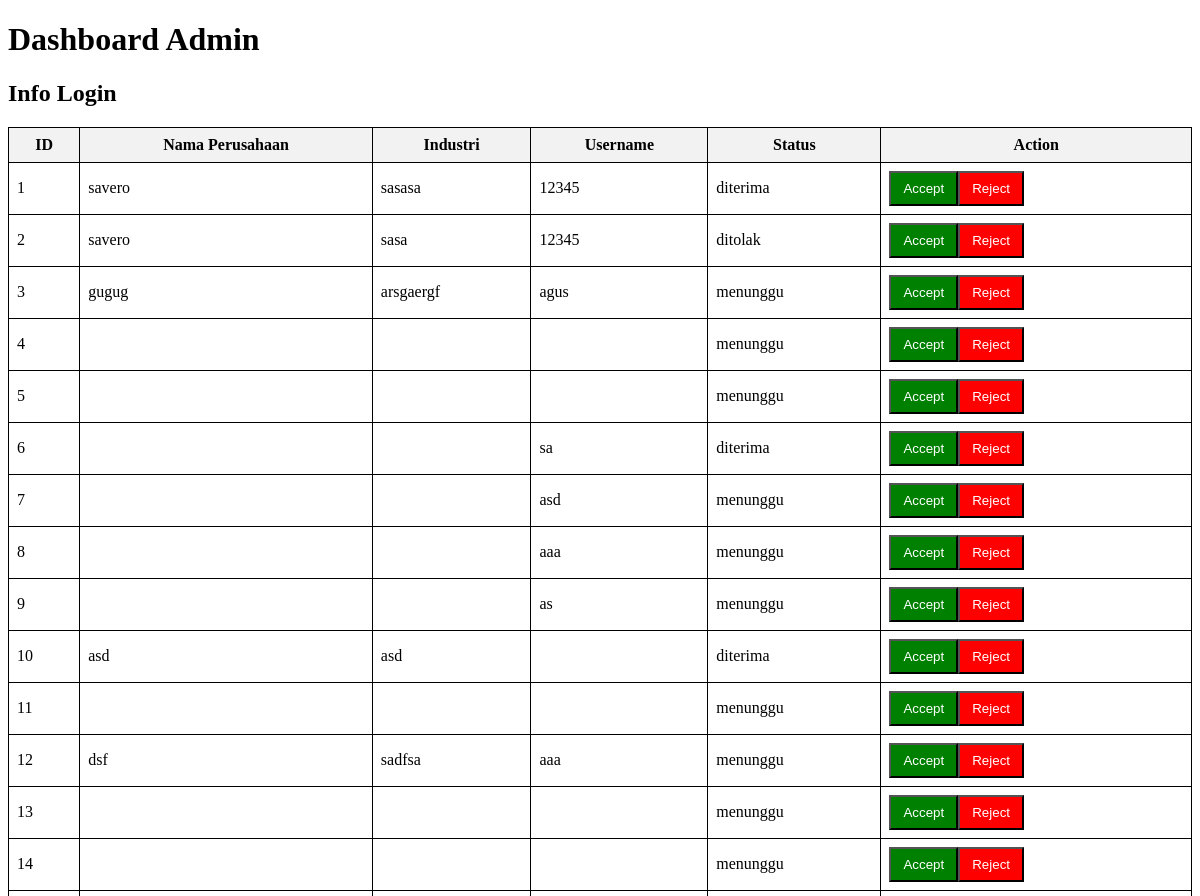
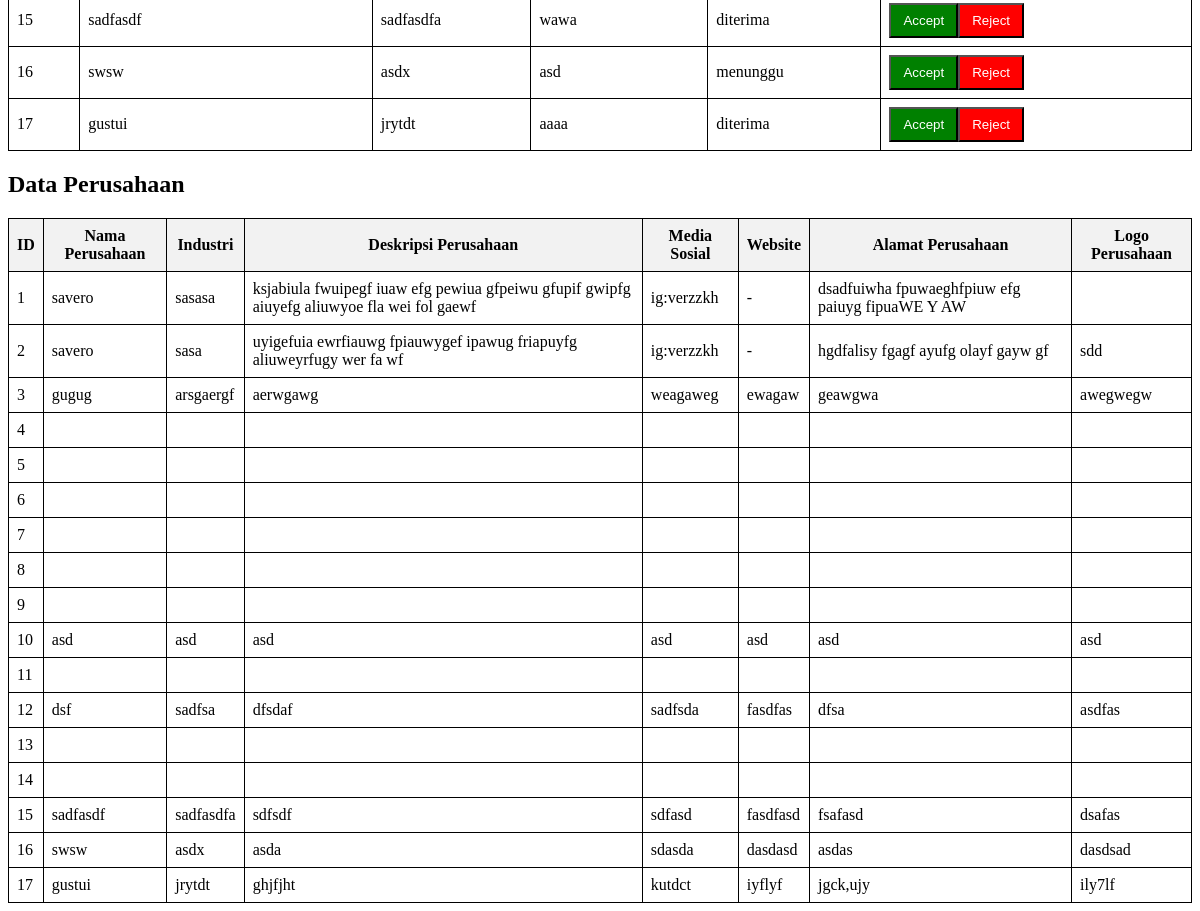
The page /tutor-master/php/Admin/dataPerusahaan.php (signed in) on the database as committed earlier (2 pictures, top to bottom).
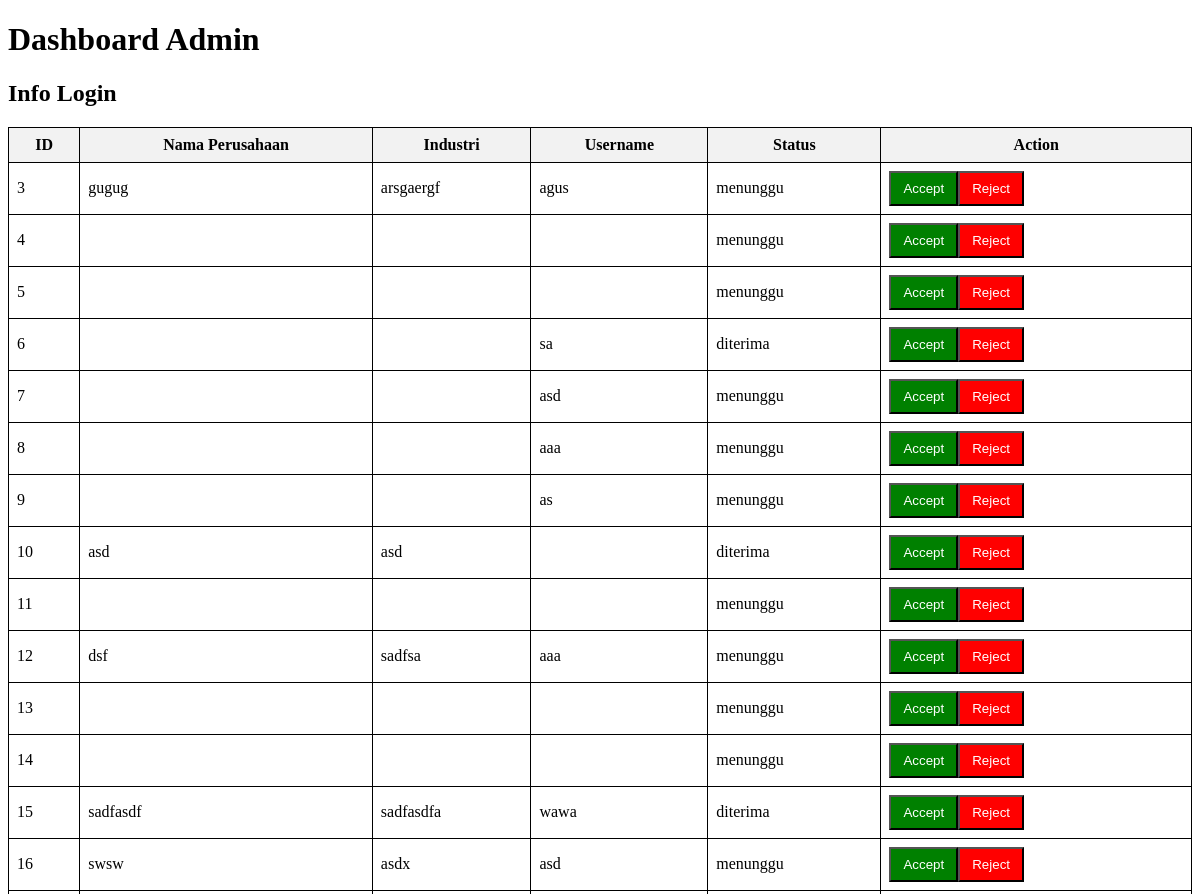
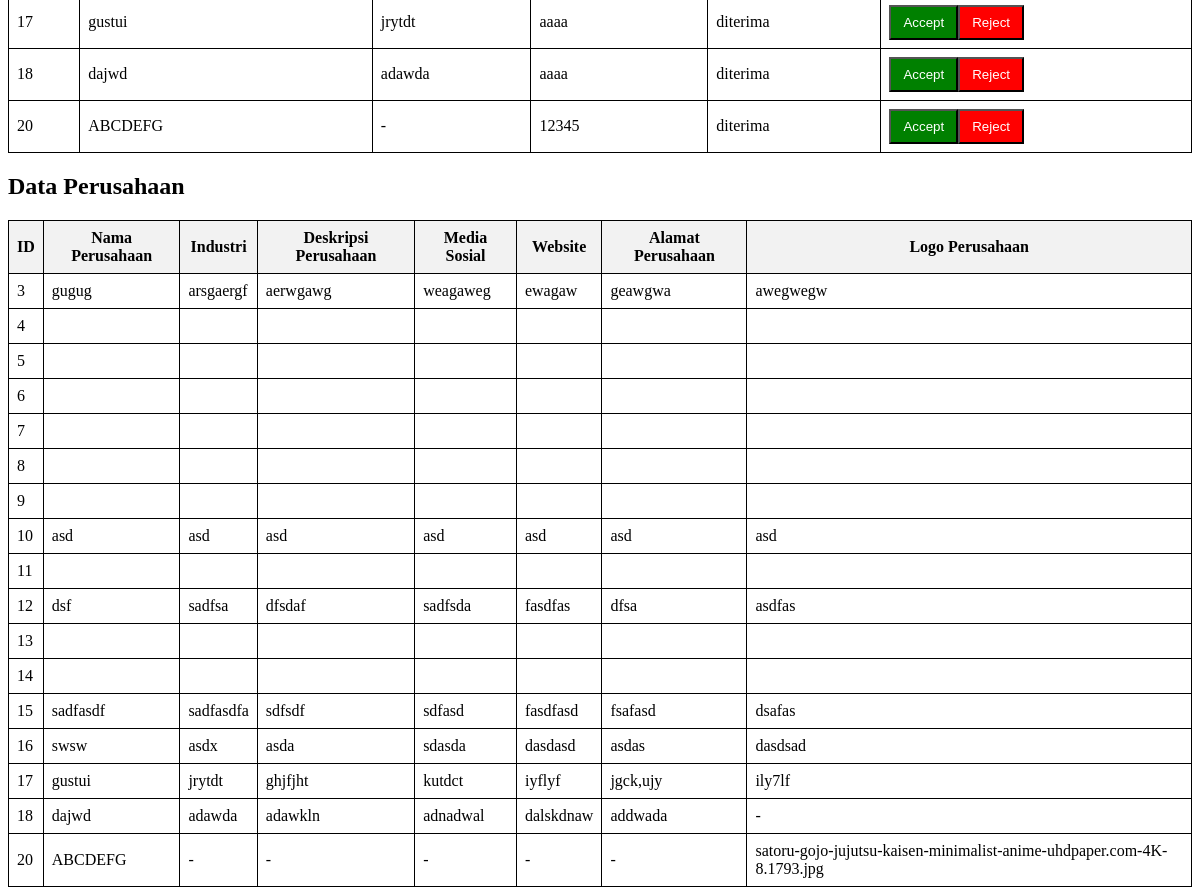
The same page on the database as committed later (2 pictures, top to bottom).
### tables this page shows
CREATE TABLE `users` (
  `id` int(11) NOT NULL,
  `nama_perusahaan` varchar(255) NOT NULL,
  `industri` varchar(255) NOT NULL,
  `deskripsi_perusahaan` text DEFAULT NULL,
  `media_sosial` varchar(255) DEFAULT NULL,
  `website` varchar(255) DEFAULT NULL,
  `alamat_perusahaan` text DEFAULT NULL,
  `logo_perusahaan` longblob DEFAULT NULL,
  `username` varchar(255) NOT NULL,
  `password` varchar(255) NOT NULL,
  `status` enum('menunggu','ditolak','diterima') DEFAULT 'menunggu'
);

### tutor-master/php/Admin/dataPerusahaan.php (the view, shortened to what this page needs)
<!DOCTYPE html>
<html lang="en">
<head>
    <link rel="stylesheet" href="css/StData.css">
</head>
<body>
    <h1>Dashboard Admin</h1>
    <h2>Info Login</h2>
    <table>
        <thead>
            <tr>
                <th>ID</th>
                <th>Nama Perusahaan</th>
                <th>Industri</th>
                <th>Username</th>
                <th>Status</th>
                <th>Action</th>
            </tr>
        </thead>
        <tbody>
            <?php
            include "koneksi.php";
            $sql = "SELECT * FROM users";
            $result = mysqli_query($koneksi, $sql);
            if (mysqli_num_rows($result) > 0) {
                while ($row = mysqli_fetch_assoc($result)) {
                    echo "<tr>";
                    echo "<td>" . $row['id'] . "</td>";
                    echo "<td>" . $row['nama_perusahaan'] . "</td>";
                    echo "<td>" . $row['industri'] . "</td>";
                    echo "<td>" . $row['username'] . "</td>";
                    echo "<td>" . $row['status'] . "</td>";
                    echo "<td>";
                    echo "<button class='btn btn-accept' onclick='acceptUser(" . $row['id'] . ")'>Accept</button>";
                    echo "<button class='btn btn-reject' onclick='rejectUser(" . $row['id'] . ")'>Reject</button>";
                    echo "</td>";
                    echo "</tr>";
                }
            } else {
                echo "<tr><td colspan='5'>Tidak ada data pengguna</td></tr>";
            }
            ?>
        </tbody>
    </table>
    <h2>Data Perusahaan</h2>
    <table>
  <thead>
    <tr>
      <th>ID</th>
      <th>Nama Perusahaan</th>
      <th>Industri</th>
      <th>Deskripsi Perusahaan</th>
      <th>Media Sosial</th>
      <th>Website</th>
      <th>Alamat Perusahaan</th>
      <th>Logo Perusahaan</th>
    </tr>
  </thead>
  <tbody>
    <?php
    include "koneksi.php";
    $query = "SELECT * FROM users";
    $result = mysqli_query($koneksi, $query);
    while ($row = mysqli_fetch_assoc($result)) {
      echo "<tr>";
      echo "<td>" . $row['id'] . "</td>";
      echo "<td>" . $row['nama_perusahaan'] . "</td>";
      echo "<td>" . $row['industri'] . "</td>";
      echo "<td>" . $row['deskripsi_perusahaan'] . "</td>";
      echo "<td>" . $row['media_sosial'] . "</td>";
      echo "<td>" . $row['website'] . "</td>";
      echo "<td>" . $row['alamat_perusahaan'] . "</td>";
      echo "<td>" . $row['logo_perusahaan'] . "</td>";
      echo "</tr>";
    }
    ?>
  </tbody>
</table>
</body>
</html>

Rows that differ between the two databases and show on the page:
removed users: id "1", nama_perusahaan "savero", industri "sasasa", username "12345", status "diterima", deskripsi_perusahaan "ksjabiula fwuipegf iuaw efg pewiua gfpeiwu gfupif gwipfg aiuyefg aliuwyoe fla wei fol gaewf", media_sosial "ig:verzzkh", website "-", alamat_perusahaan "dsadfuiwha fpuwaeghfpiuw efg paiuyg fipuaWE Y AW"
removed users: id "2", nama_perusahaan "savero", industri "sasa", username "12345", status "ditolak", deskripsi_perusahaan "uyigefuia ewrfiauwg fpiauwygef ipawug friapuyfg aliuweyrfugy wer fa wf", media_sosial "ig:verzzkh", website "-", alamat_perusahaan "hgdfalisy fgagf ayufg olayf gayw gf", logo_perusahaan "sdd"
added users: id "18", nama_perusahaan "dajwd", industri "adawda", username "aaaa", status "diterima", deskripsi_perusahaan "adawkln", media_sosial "adnadwal", website "dalskdnaw", alamat_perusahaan "addwada", logo_perusahaan "-"
added users: id "20", nama_perusahaan "ABCDEFG", industri "-", username "12345", status "diterima", deskripsi_perusahaan "-", media_sosial "-", website "-", alamat_perusahaan "-", logo_perusahaan "satoru-gojo-jujutsu-kaisen-minimalist-anime-uhdpaper.com-4K-8.1793.jpg"
